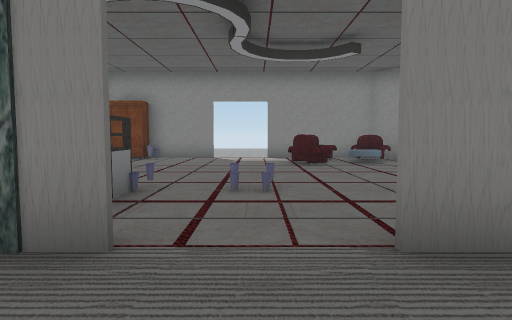
view 1 (above)

23 first-person views from a walk through a 3-D level made in the Unity game engine. The camera is 1.5 m above the floor, tilts 4° down and sees 75° across. The floor is counted in squares, 2 m on a side. Each view is taken from the middle of a square. On the plan, view 1 faces up. The plan holds only what a view shows up to about 11 squares ahead; the rest is blank. The place goes on beyond the plan. The player is left out. Door leaves are left out, so doorways stand open. Some surface patterns are stand-ins.

view 2
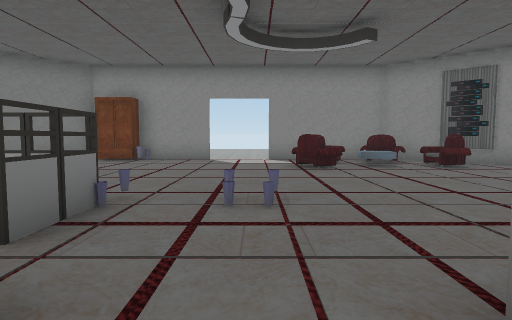

view 3
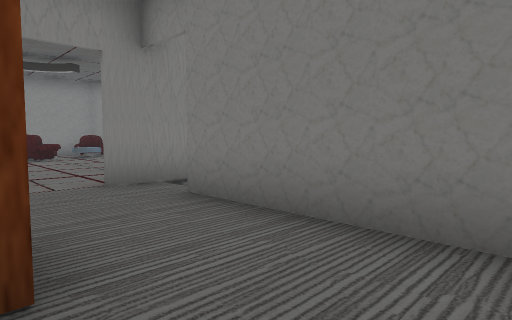

view 4
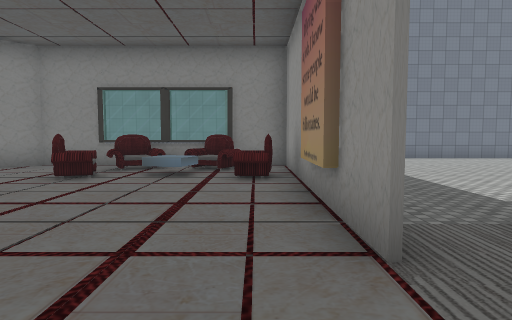

view 5
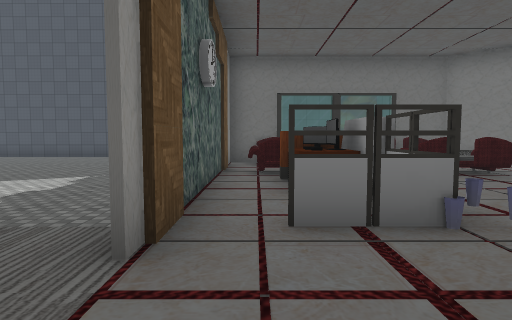

view 6
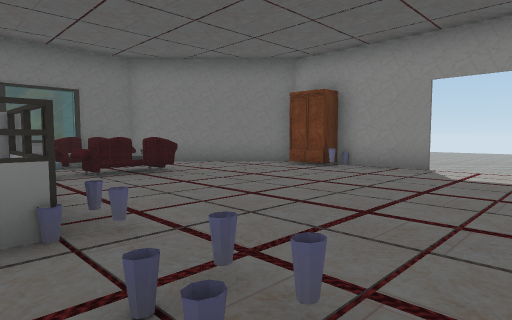

view 7
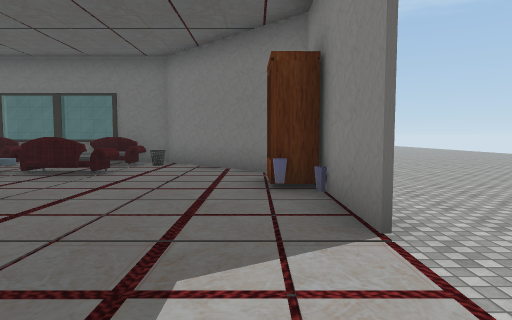

view 8
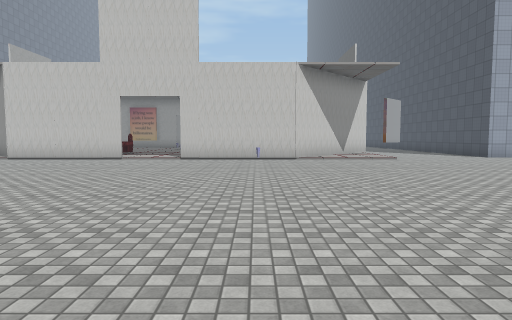

view 9
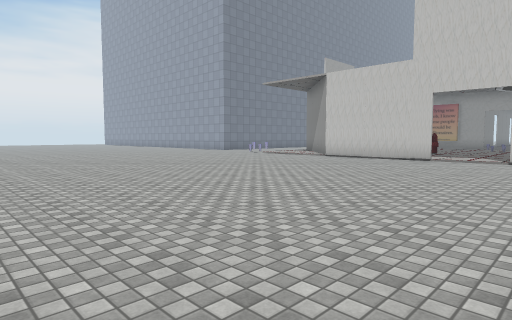

view 10
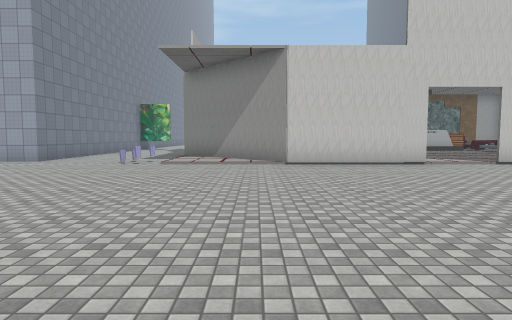

view 11
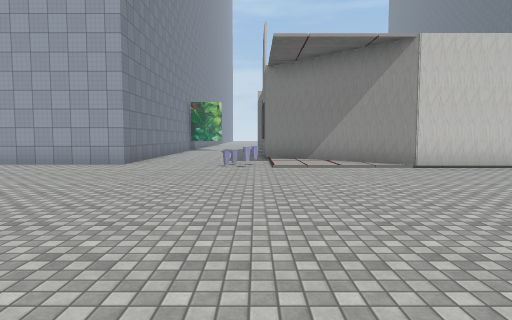

view 12
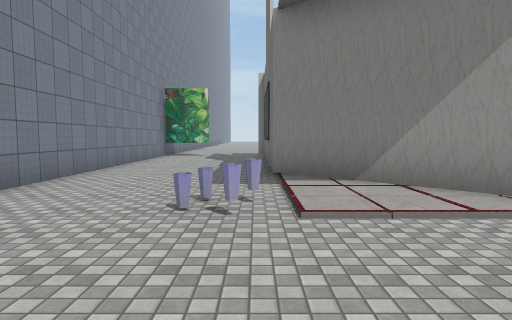

view 13
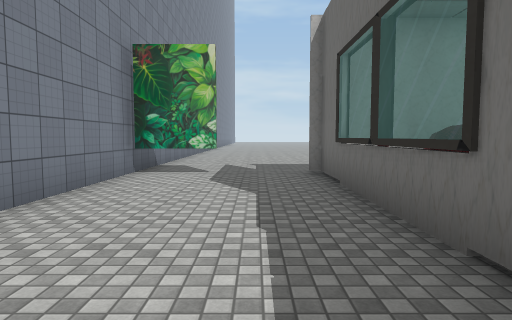

view 14
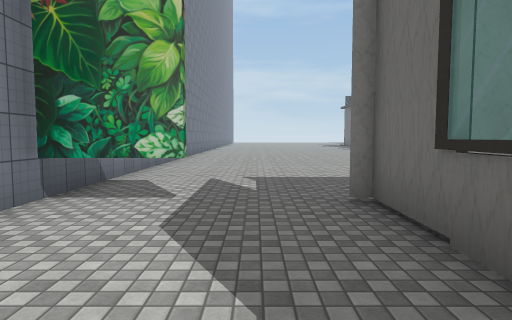

view 15
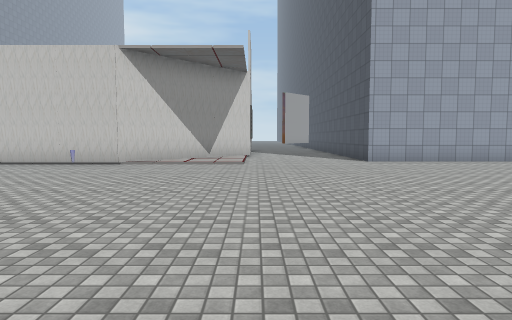

view 16
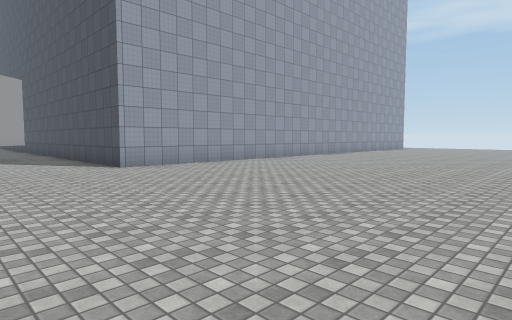

view 17
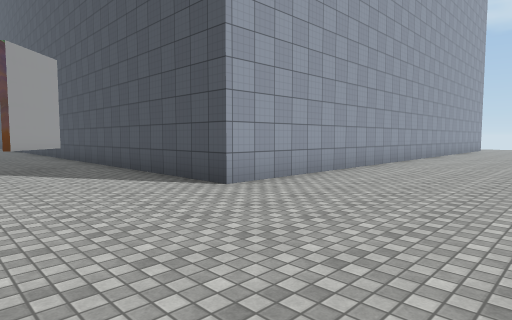

view 18
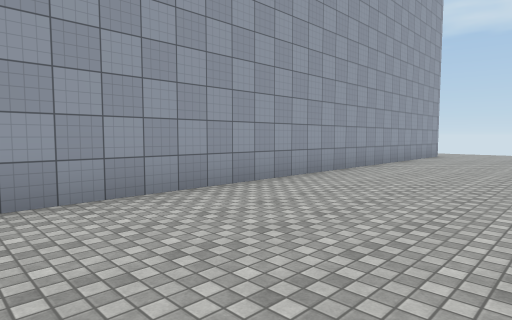

view 19
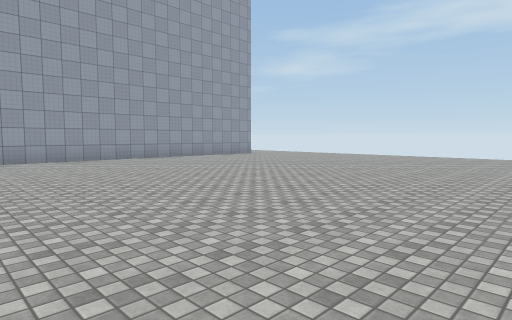

view 20
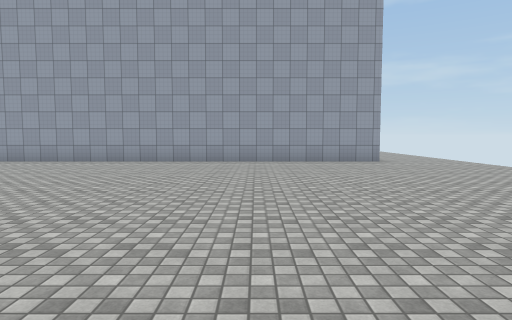

view 21
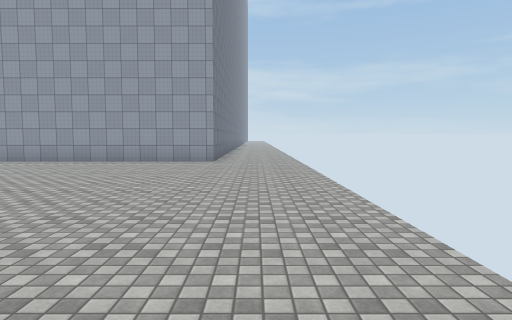

view 22
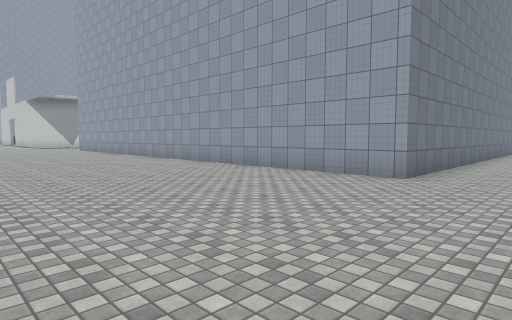

view 23
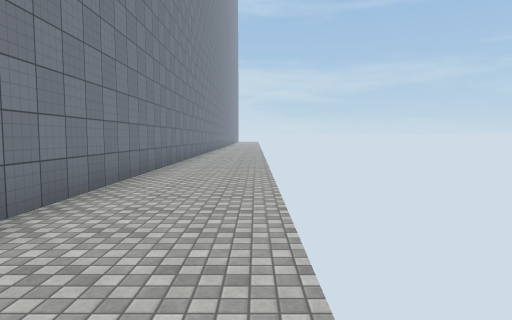

### Floor plan
Points are (right, up) in squares from view 1. A wall is a line through its corners. A room is listed if a view was taken in it or the views show most of it. See-through windows are left out.
Room 1 (views 1, 2, 3)
walls: (1.5, -2.8) (1.5, 0.9)
ways out: opening at (-2, 0) to room 2; open door at (0, 1.6) to room 2
objects: cabinet (-1, -1) to (-1, 0)
Room 2 (views 4, 5, 6, 7, 8, 9, 10, 11, 12, 13, 14, 15, 16, 17, 18, 19, 20, 21, 22, 23)
walls: (-7.4, 9.9) (-5.3, 12) (-1.5, 12) (-4.1, 12); (-5.3, 11.9) (-8.7, 8.4); (-8.7, 4.5) (-8.7, 2.2) (-0.9, 2.2); (-1.7, 4.8) (-1.7, 3.2); (-1.6, 4.6) (-2.5, 4.6); (0.9, 2.2) (7.6, 2.2) (7.6, 8.5) (6.4, 9.7); (5.3, 10.7) (4.1, 12) (0.4, 12) (4.2, 12) (7.7, 8.5) (7.7, 2.1); (-29.7, 0) (-29.7, 11) (-12.4, 11) (-12.4, 2.8); (11.6, -3.5) (11.6, 11) (12.5, 11)
low walls: (-6.3, 5.8) (-5.8, 5.8); (3.5, 9.2) (2.7, 9.4); (5.2, 4.5) (5.4, 5.2)
ways out: opening at (-2, 0) to room 1; open door at (0, 1.6) to room 1; open door at (-0.5, 12)
objects: other object (-11, 6) to (-10, 7); sofa (-8, 4) to (-8, 5); sofa (-8, 6) to (-8, 8); sofa (-6, 3) to (-6, 5); sofa (-6, 7) to (-5, 8); monitor (-5, 4) to (-4, 4); cabinet (-4, 11); table (-3, 4); other object (-3, 5); sofa (1, 9) to (2, 9); sofa (2, 10) to (2, 11); sofa (3, 11) to (4, 11); sofa (5, 3) to (6, 3); sofa (5, 6) to (6, 7); sofa (5, 9) to (5, 10); other object (6, 10); sofa (7, 3) to (7, 4); sofa (7, 5) to (7, 6)

Positions as (right, up) in squares from view 1, and headings:
1: (0, 0), facing up
2: (0, 1), facing up
3: (-1, -3), facing up-right
4: (-1, 3), facing right
5: (1, 3), facing left
6: (1, 4), facing up-left
7: (1, 11), facing left
8: (-4, 23), facing down
9: (-3, 23), facing down-right
10: (5, 21), facing down
11: (8, 20), facing down
12: (8, 15), facing down
13: (9, 9), facing down
14: (9, 6), facing down
15: (-9, 21), facing down
16: (-9, 19), facing down-left
17: (-9, 15), facing down-left
18: (-16, 15), facing down-left
19: (-19, 22), facing down-left
20: (-26, 21), facing down
21: (-31, 21), facing down
22: (-32, 17), facing down-right
23: (-32, 11), facing down
